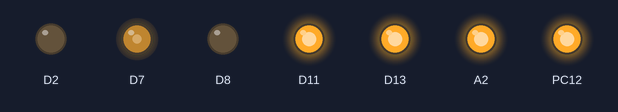
This program was run on a simulated STM32 Nucleo. Shown: output pins drawn as LEDs (lit = HIGH).

Above: at 0.15 s.
Timing chart, 0 to 0.2 s (numbered marks = the images above):
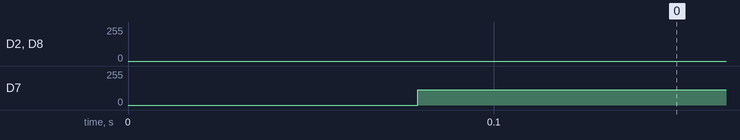

The program:

main.cpp
```cpp
#include <Arduino.h>

void setup() {
  pinMode(PC12, OUTPUT);

	pinMode(PA10,OUTPUT);
	pinMode(PA9,OUTPUT);
	pinMode(PA8,OUTPUT);

	pinMode(PA7,OUTPUT);
	pinMode(PA5,OUTPUT);
	pinMode(PA4,OUTPUT);
	digitalWrite(PA7, HIGH);
	digitalWrite(PA5, HIGH);
	digitalWrite(PA4, HIGH);

	digitalWrite(PC12, HIGH);
	//Serial.begin(115200);
	//Serial.println("Hello World!");
	analogWriteFrequency(20000);
	}


float i = 0;
void loop() {
	int U, V, W = 0;
	U = (sin(i)+1 )* 127;
	V = (sin(i+ 2*PI/3)+1 )* 127;
	W = (sin(i+ 4*PI/3)+1 )* 127;
	// i = i + 0.11; //既製品+乾電池
	// i = i + 0.003; //自作+Lipo
	//i = i + 0.0025;
	i = i + 0.0078;

	analogWrite(PA10, U);
	analogWrite(PA9, V);
	analogWrite(PA8, W);
}
```

Measured:
- by itself, D7: 0/255 → 113/255 at 0.08 s
